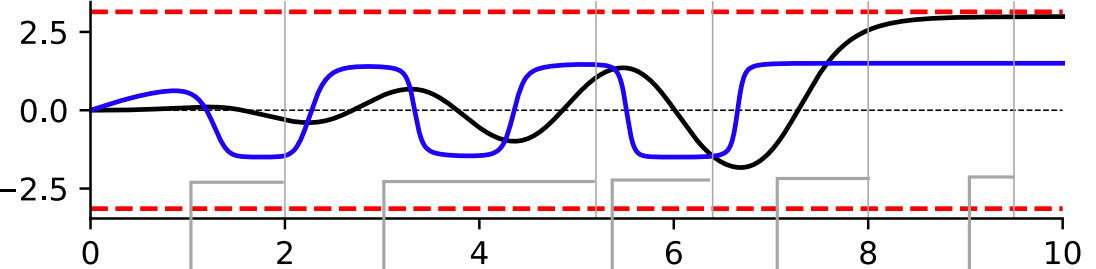
#> input picture curves.png, 1096 x 269 px
$ python readimage_gety.py
#> lines starting #> are read from the running program, lines starting #| are printed output that depends on the picture; after the words box and inside, x2 and y2 are one past the last pixel; in counts of white or black regions, pixels touching at a corner belong together
import cv2
import numpy as np

# Load the image
image = cv2.imread('curves.png')  # Replace with the path to your image file
#> image is the input picture: shape (269, 1096, 3); mean B, G, R 238.5, 233.3, 239.1

# Convert BGR to HSV
hsv = cv2.cvtColor(image, cv2.COLOR_BGR2HSV)
#> hsv: shape (269, 1096, 3); mean H, S, V 3.2, 10.8, 243.7

# Define the range of blue color in HSV
lower_blue = np.array([100, 50, 50])
upper_blue = np.array([140, 255, 255])

# Threshold the HSV image to get only blue colors
mask = cv2.inRange(hsv, lower_blue, upper_blue)
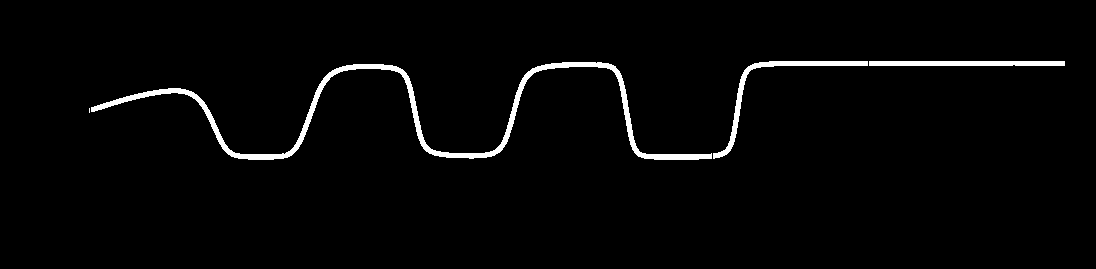
#> mask: shape (269, 1096); 2.3% white; 4 white regions (1 under 20 px)

# Bitwise-AND mask and original image
blue_curve = cv2.bitwise_and(image, image, mask=mask)
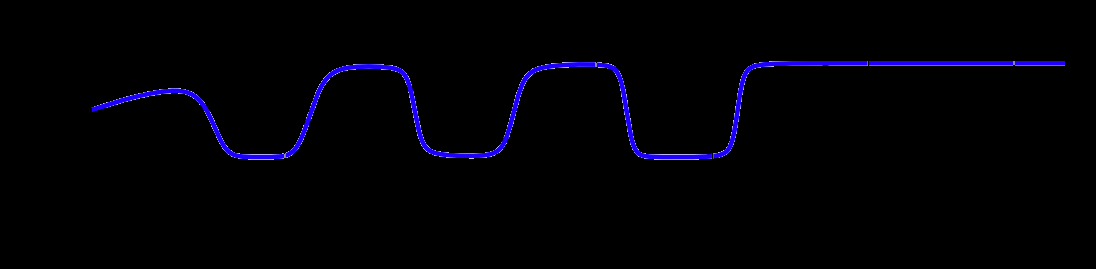
#> blue_curve: shape (269, 1096, 3); mean B, G, R 5.8, 0.6, 1.2

# Convert the blue curve image to grayscale
gray_curve = cv2.cvtColor(blue_curve, cv2.COLOR_BGR2GRAY)
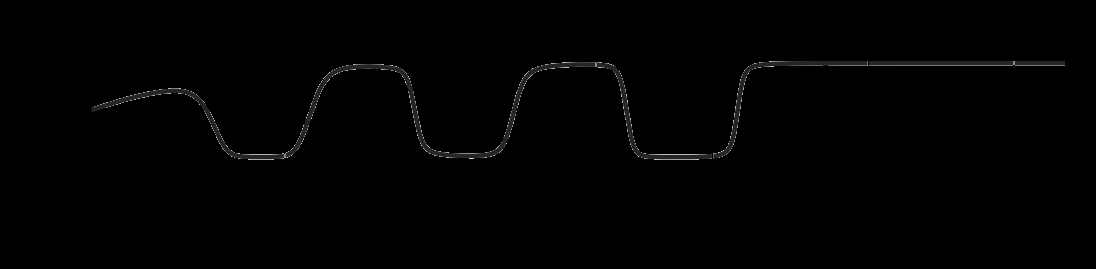
#> gray_curve: shape (269, 1096); min 0, max 210, mean 1.4

# Find contours in the grayscale image
contours, _ = cv2.findContours(gray_curve, cv2.RETR_EXTERNAL, cv2.CHAIN_APPROX_SIMPLE)
#> contours = 4 contours, 1 with area under 20; largest, box (x1, y1, x2, y2) and area: (91, 62, 712, 160) 3870, (713, 61, 868, 159) 922, (869, 61, 1065, 66) 778

# Find the contour with the maximum area (assuming it's the curve)
max_contour = max(contours, key=cv2.contourArea)
#> max_contour = contour of 722 points, box (x1, y1, x2, y2) (91, 62, 712, 160), area 3870

# Extract x and y values from the contour
x_values = max_contour[:, 0, 0]
#> x_values = 722 values, max 711 at index 663, min 91 at index 299, mean 381.3
y_values = max_contour[:, 0, 1]
#> y_values = 722 values, max 159 at index 398, min 62 at index 0, mean 110.6

# Print x and y values
for x, y in zip(x_values, y_values):
    print(f"X: {x}, Y: {y}")
#> this loop made 722 passes
#> (x, y) on passes 1 to 3: (562, 62), (561, 63), (551, 63)
#| X: 562, Y: 62
#| X: 561, Y: 63
#| X: 551, Y: 63
#| X: 550, Y: 64
#| X: 545, Y: 64
#| X: 544, Y: 65
#| X: 541, Y: 65
#| X: 540, Y: 66
#> (further printed lines are left out)

# Optionally, you can visualize the blue curve
cv2.drawContours(image, [max_contour], -1, (0, 255, 0), 2)
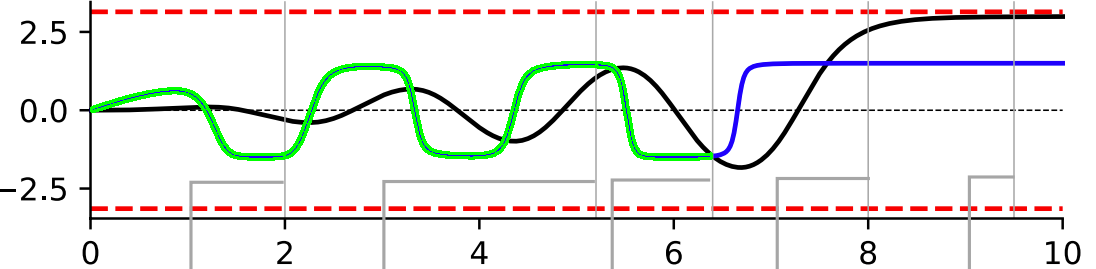
#> image: shape (269, 1096, 3); 2.03% of pixels changed, all inside (x1, y1, x2, y2) = (90, 61, 713, 161)
cv2.imshow('Blue Curve', image)
cv2.waitKey(0)
cv2.destroyAllWindows()
